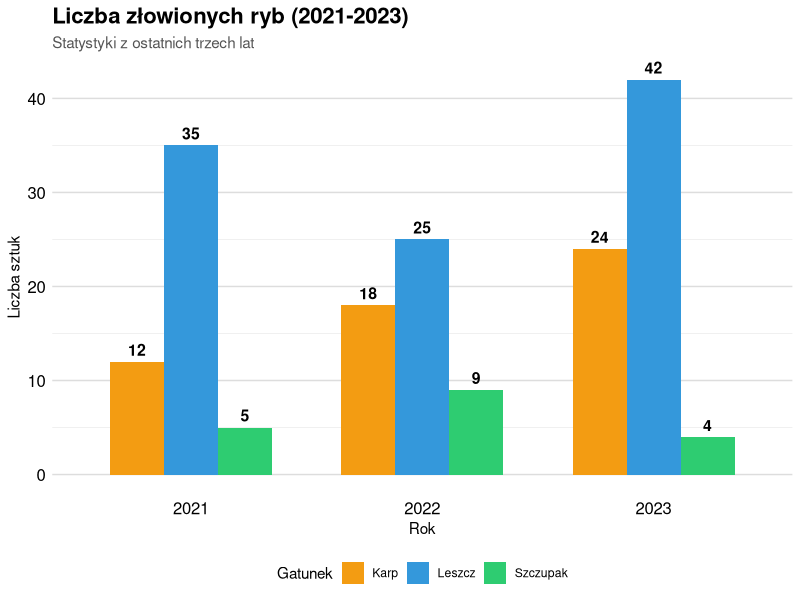

Generate this figure with R:
## ---- chunk 1
#| label: wykres-ryby-poprawiony
#| fig-align: center

library(ggplot2)


moje_ryby <- data.frame(
  Rok = factor(c(2021, 2021, 2021, 2022, 2022, 2022, 2023, 2023, 2023)),
  Gatunek = c("Karp", "Szczupak", "Leszcz", "Karp", "Szczupak", "Leszcz", "Karp", "Szczupak", "Leszcz"),
  Ilosc = c(12, 5, 35, 18, 9, 25, 24, 4, 42)
)


ggplot(moje_ryby, aes(x = Rok, y = Ilosc, fill = Gatunek)) +
  geom_col(position = "dodge", width = 0.7) +
  

  geom_text(aes(label = Ilosc), 
            position = position_dodge(width = 0.7), 
            vjust = -0.5, size = 4, fontface = "bold", color = "black") +
  
  scale_fill_manual(values = c("Karp" = "#f39c12", "Szczupak" = "#2ecc71", "Leszcz" = "#3498db")) +
  
  theme_minimal() +
  theme(
    text = element_text(color = "black"),
    axis.text = element_text(color = "black", size = 12),
    
    plot.title = element_text(face = "bold", size = 16, color = "black"),
    plot.subtitle = element_text(color = "#555555"),
    
    legend.position = "bottom",
    legend.text = element_text(color = "black"),
    
    panel.grid.major.y = element_line(color = "#dddddd"),
    panel.grid.major.x = element_blank()
  ) +
  
  labs(
    title = "Liczba złowionych ryb (2021-2023)",
    subtitle = "Statystyki z ostatnich trzech lat",
    x = "Rok",
    y = "Liczba sztuk",
    fill = "Gatunek"
  )
